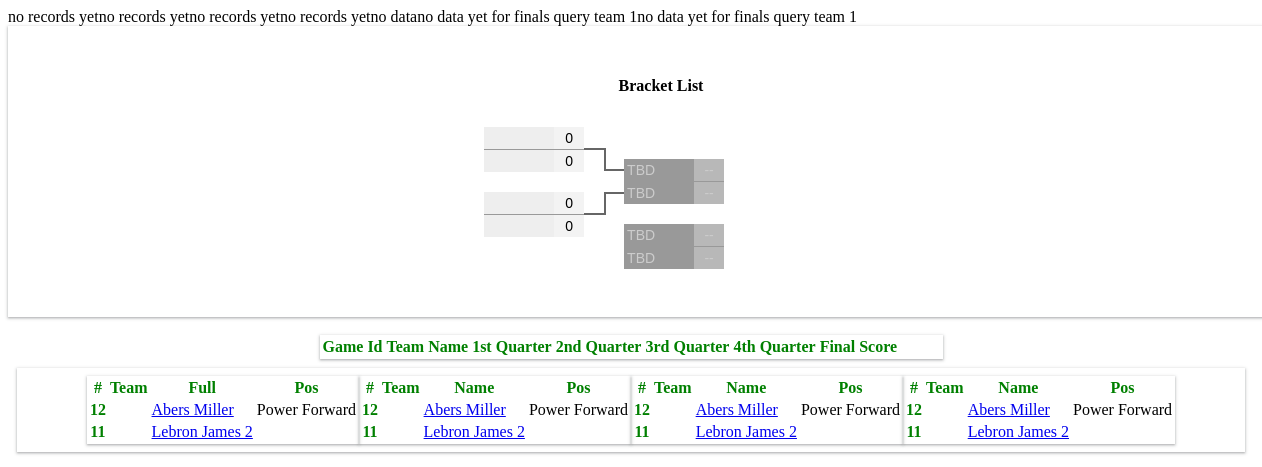
The app's page /view_bracket_ses_state.php with its own data.
### tables this page shows
CREATE TABLE `recruit_inivites` (
  `invite_idno` int(11) NOT NULL,
  `recruit_idno` int(11) NOT NULL,
  `player_idno` int(11) NOT NULL,
  `player_name` varchar(50) NOT NULL,
  `player_position` varchar(15) NOT NULL,
  `invite_status` varchar(25) NOT NULL,
  `team` varchar(50) NOT NULL,
  `team_idnos` int(11) NOT NULL,
  `requester_email` varchar(30) NOT NULL,
  `ses_email` varchar(30) NOT NULL,
  `invite_timestamp` datetime NOT NULL DEFAULT current_timestamp()
);

### view_bracket_ses_state.php (the view, shortened to what this page needs)
<?php
  $eventId = '';
  $renderArrayTeam = [];
  $team2 = $renderArrayTeam[1];
  $team3 = $renderArrayTeam[2];
  $team4 = $renderArrayTeam[3];
  $teamName1 = '';
 $teamName2 = '';
$sqlcheckTeam2 = "SELECT * FROM teams WHERE team_id='$team2'";
$sqlQueryCheckTeam2 = mysqli_query($conn, $sqlcheckTeam2);
$sqlCheckRowTeam2 = mysqli_num_rows($sqlQueryCheckTeam2);
if($sqlCheckRowTeam2 <= 0) {
  echo 'no records yet';
}
 $teamName3 = '';
$sqlcheckTeam3 = "SELECT * FROM teams WHERE team_id='$team3'";
$sqlQueryCheckTeam3 = mysqli_query($conn, $sqlcheckTeam3);
$sqlCheckRowTeam3 = mysqli_num_rows($sqlQueryCheckTeam3);
if($sqlCheckRowTeam3 <= 0) {
  echo 'no records yet';
}
 $teamName4 = '';
$sqlcheckTeam4 = "SELECT * FROM teams WHERE team_id='$team4'";
$sqlQueryCheckTeam4 = mysqli_query($conn, $sqlcheckTeam4);
$sqlCheckRowTeam4 = mysqli_num_rows($sqlQueryCheckTeam4);
if($sqlCheckRowTeam4 <= 0) {
  echo 'no records yet';
}
$finalTeamsIdno = [];
$sqlFinals = "SELECT * FROM team_finals WHERE event_idno='$eventId'";
$queryFinalTeams = mysqli_query($conn, $sqlFinals);
$queryCheckTeamFinals = mysqli_num_rows($queryFinalTeams);
if($queryCheckTeamFinals <= 0) {
  echo "no data";
} else {
  $sqlTeamsFinals = "SELECT * FROM team_finals WHERE event_idno='$eventId'";
  $queryTeams = mysqli_query($conn, $sqlTeamsFinals);
  while($renderRowFinalTeams = $queryTeams->fetch_assoc()) {
    array_push($finalTeamsIdno, $renderRowFinalTeams['tf_idno']);
  }
}
$teamFinal1 =  $finalTeamsIdno[0];
$teamFinal2 =  $finalTeamsIdno[1];
$checkFirstTeam1 = "SELECT * FROM team_finals WHERE tf_idno='$teamFinal1'";
$checkQueryFirstTeam1 =  mysqli_query($conn, $checkFirstTeam1);
$resultFirstTeam1 = mysqli_num_rows($checkQueryFirstTeam1);
if($resultFirstTeam1 <= 0) {
  echo "no data yet for finals query team 1";
} else {
  $checkFirstTeamOne = "SELECT * FROM team_finals WHERE tf_idno='$teamFinal1'";
  $checkQueryFirstTeamOne =  mysqli_query($conn, $checkFirstTeamOne);
  $tfTeam1 = mysqli_fetch_assoc($checkQueryFirstTeamOne);
}
$checkFirstTeam2 = "SELECT * FROM team_finals WHERE tf_idno='$teamFinal2'";
$checkQueryFirstTeam2 = mysqli_query($conn, $checkFirstTeam2);
$resultFirstTeam2 = mysqli_num_rows($checkQueryFirstTeam2);
if($resultFirstTeam2 <= 0) {
  echo "no data yet for finals query team 1";
} else {
  $checkFirstTeam2 = "SELECT * FROM team_finals WHERE tf_idno='$teamFinal2'";
  $checkQueryFirstTeamTwo =  mysqli_query($conn, $checkFirstTeam2);
  $tfTeam2 = mysqli_fetch_assoc($checkQueryFirstTeamTwo);
}
$sqlCheckRecruitInvites1 = "SELECT * FROM recruit_inivites WHERE team='$teamName1'";
$queryRI1 = mysqli_query($conn, $sqlCheckRecruitInvites1);
$checkRI1 = mysqli_num_rows($queryRI1);
if($checkRI1 <= 0) {
  'no data yet';
} else {
  $sqlGetRI1 = "SELECT * FROM recruit_inivites WHERE team='$teamName1'";
  $queryGetRI1 = mysqli_query($conn, $sqlGetRI1);
}
$sqlCheckRecruitInvites2 = "SELECT * FROM recruit_inivites WHERE team='$teamName2'";
$queryRI2 = mysqli_query($conn, $sqlCheckRecruitInvites2);
$checkRI2 = mysqli_num_rows($queryRI2);
if($checkRI2 <= 0) {
  'no data yet';
} else {
  $sqlGetRI2 = "SELECT * FROM recruit_inivites WHERE team='$teamName2'";
  $queryGetRI2 = mysqli_query($conn, $sqlGetRI2);
}
$sqlCheckRecruitInvites3 = "SELECT * FROM recruit_inivites WHERE team='$teamName3'";
$queryRI3 = mysqli_query($conn, $sqlCheckRecruitInvites3);
$checkRI3 = mysqli_num_rows($queryRI3);
if($checkRI3 <= 0) {
  'no data yet';
} else {
  $sqlGetRI3 = "SELECT * FROM recruit_inivites WHERE team='$teamName3'";
  $queryGetRI3 = mysqli_query($conn, $sqlGetRI3);
}
$sqlCheckRecruitInvites4 = "SELECT * FROM recruit_inivites WHERE team='$teamName4'";
$queryRI4 = mysqli_query($conn, $sqlCheckRecruitInvites4);
$checkRI4 = mysqli_num_rows($queryRI4);
if($checkRI4 <= 0) {
  'no data yet';
} else {
  $sqlGetRI4 = "SELECT * FROM recruit_inivites WHERE team='$teamName4'";
  $queryGetRI4 = mysqli_query($conn, $sqlGetRI4);
}
?>
<!DOCTYPE html>
<html>
<head>
<link href="dist/jquery.bracket.min.css" rel="stylesheet">
</head>
<body>
<div class="main-bracket-container">
  <div class="br-container"><label><h4>Bracket List</h4></label></div>
   <div class="demo child-demo-container">
   </div>
</div>
<br>
<div class="data-finals-container" style="overflow-x: auto;">
  <table class="table table-hover">
  <thead>
    <tr>
      <th scope="col">Game Id</th>
      <th scope="col">Team Name</th>
      <th scope="col">1st Quarter</th>
      <th scope="col">2nd Quarter</th>
      <th scope="col">3rd Quarter</th>
      <th scope="col">4th Quarter</th>
      <th scope="col">Final Score</th>
    </tr>
  </thead>
</table>
</div>
<div class="render-team-container">
<div class="team-one" style="overflow-x: auto;">
  <table class="table table-hover">
  <thead>
    <tr>
      <th scope="col">#</th>
      <th scope="col">Team</th>
      <th scope="col">Full</th>
      <th scope="col">Pos</th>
    </tr>
  </thead>
  <tbody>
  <?php while($rowRI1 = $queryGetRI1->fetch_assoc()): ?>
    <tr>
      <th scope="row"><?php echo $rowRI1['player_idno']; ?></th>
      <td><?php echo $rowRI1['team']; ?></td>
       <td><a href="<?php echo "viewPP_ses_state.php?userIdno=".$rowRI1['player_idno']; ?>"><?php echo $rowRI1['player_name']; ?></a></td>
      <td><?php echo $rowRI1['player_position']; ?></td>
    </tr>
  <?php endwhile; ?>
  </tbody>
</table>
</div>
<div class="team-two" style="overflow-x: auto;">
  <table class="table table-hover">
  <thead>
    <tr>
      <th scope="col">#</th>
      <th scope="col">Team</th>
      <th scope="col">Name</th>
      <th scope="col">Pos</th>
    </tr>
  </thead>
  <tbody>
    <?php while($rowRI2 = $queryGetRI2->fetch_assoc()): ?>
    <tr>
      <th scope="row"><?php echo $rowRI2['player_idno']; ?></th>
      <td><?php echo $rowRI2['team']; ?></td>
      <td><a href="<?php echo "viewPP_ses_state.php?userIdno=".$rowRI2['player_idno']; ?>"><?php echo $rowRI2['player_name']; ?></a></td>
      <td><?php echo $rowRI2['player_position']; ?></td>
    </tr>
  <?php endwhile; ?>
  </tbody>
</table>
</div>
<div class="team-three" style="overflow-x: auto;">
   <table class="table table-hover">
  <thead>
    <tr>
      <th scope="col">#</th>
      <th scope="col">Team</th>
      <th scope="col">Name</th>
      <th scope="col">Pos</th>
    </tr>
  </thead>
  <tbody>
    <?php while($rowRI3 = $queryGetRI3->fetch_assoc()): ?>
    <tr>
      <th scope="row"><?php echo $rowRI3['player_idno']; ?></th>
      <td><?php echo $rowRI3['team']; ?></td>
       <td><a href="<?php echo "viewPP_ses_state.php?userIdno=".$rowRI3['player_idno']; ?>"><?php echo $rowRI3['player_name']; ?></a></td>
      <td><?php echo $rowRI3['player_position']; ?></td>
    </tr>
  <?php endwhile; ?>
  </tbody>
</table>
</div>
<div class="team-four" style="overflow-x: auto;">
  <table class="table table-hover">
  <thead>
    <tr>
      <th scope="col">#</th>
      <th scope="col">Team</th>
      <th scope="col">Name</th>
      <th scope="col">Pos</th>
    </tr>
  </thead>
  <tbody>
     <?php while($rowRI4 = $queryGetRI4->fetch_assoc()): ?>
    <tr>
      <th scope="row"><?php echo $rowRI4['player_idno']; ?></th>
      <td><?php echo $rowRI4['team']; ?></td>
      <td><a href="<?php echo "viewPP_ses_state.php?userIdno=".$rowRI4['player_idno']; ?>"><?php echo $rowRI4['player_name']; ?></a></td>
      <td><?php echo $rowRI4['player_position']; ?></td>
    </tr>
  <?php endwhile; ?>
  </tbody>
</table>
</div>
</div>
</body>
</html>

### view_bracket_ses_state.php (style rules this page uses)
.main-bracket-container { width: 100%; margin: auto; padding: 30px; justify-content: center; align-items: center; box-shadow: rgba(60, 64, 67, 0.3) 0px 1px 2px 0px, rgba(60, 64, 67, 0.15) 0px 1px 3px 1px; }
.child-demo-container { width: 30%; margin: auto; }
.br-container { text-align: center; }
.data-finals-container { width: 50%; margin: auto; box-shadow: rgba(60, 64, 67, 0.3) 0px 1px 2px 0px, rgba(60, 64, 67, 0.15) 0px 1px 3px 1px; }
.render-team-container { box-shadow: rgba(60, 64, 67, 0.3) 0px 1px 2px 0px, rgba(60, 64, 67, 0.15) 0px 1px 3px 1px; display: flex; justify-content: center; justify-items: center; padding: 8px; margin: 9px; }
.team-one { box-shadow: rgba(60, 64, 67, 0.3) 0px 1px 2px 0px, rgba(60, 64, 67, 0.15) 0px 1px 3px 1px; }
.team-two { box-shadow: rgba(60, 64, 67, 0.3) 0px 1px 2px 0px, rgba(60, 64, 67, 0.15) 0px 1px 3px 1px; }
.team-three { box-shadow: rgba(60, 64, 67, 0.3) 0px 1px 2px 0px, rgba(60, 64, 67, 0.15) 0px 1px 3px 1px; }
.team-four { box-shadow: rgba(60, 64, 67, 0.3) 0px 1px 2px 0px, rgba(60, 64, 67, 0.15) 0px 1px 3px 1px; }
th { color: green; }

### records on screen
recruit_inivites: player_idno "12", player_name "Abers Miller", player_position "Power Forward"
recruit_inivites: player_idno "11", player_name "Lebron James 2"
